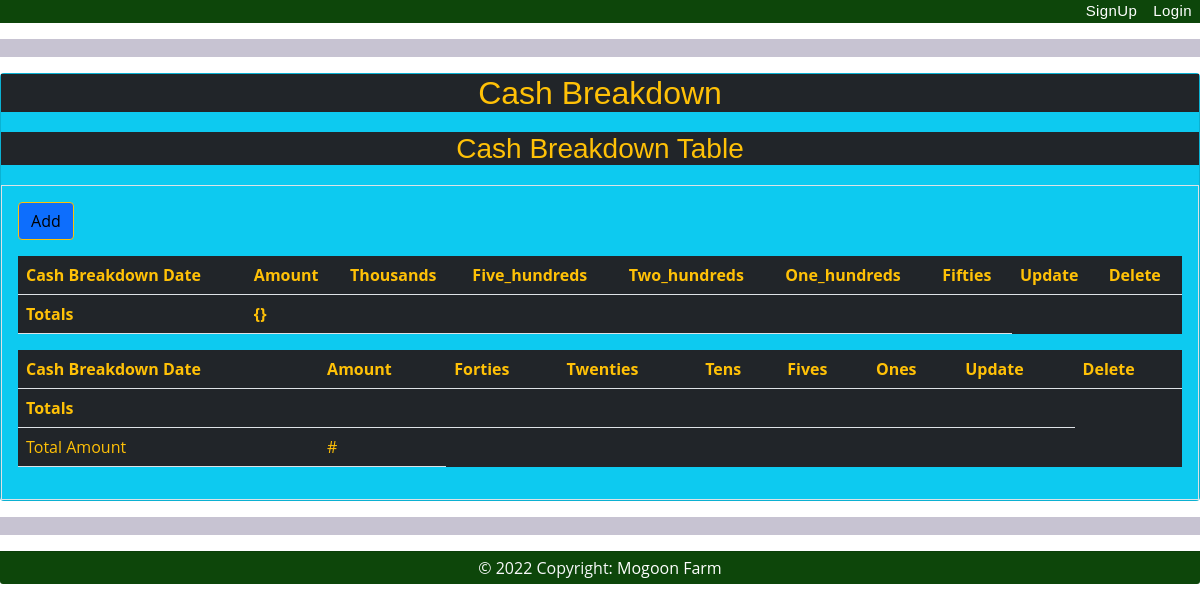
/cashBreakdown_table/, run on an earlier commit of the app's database.
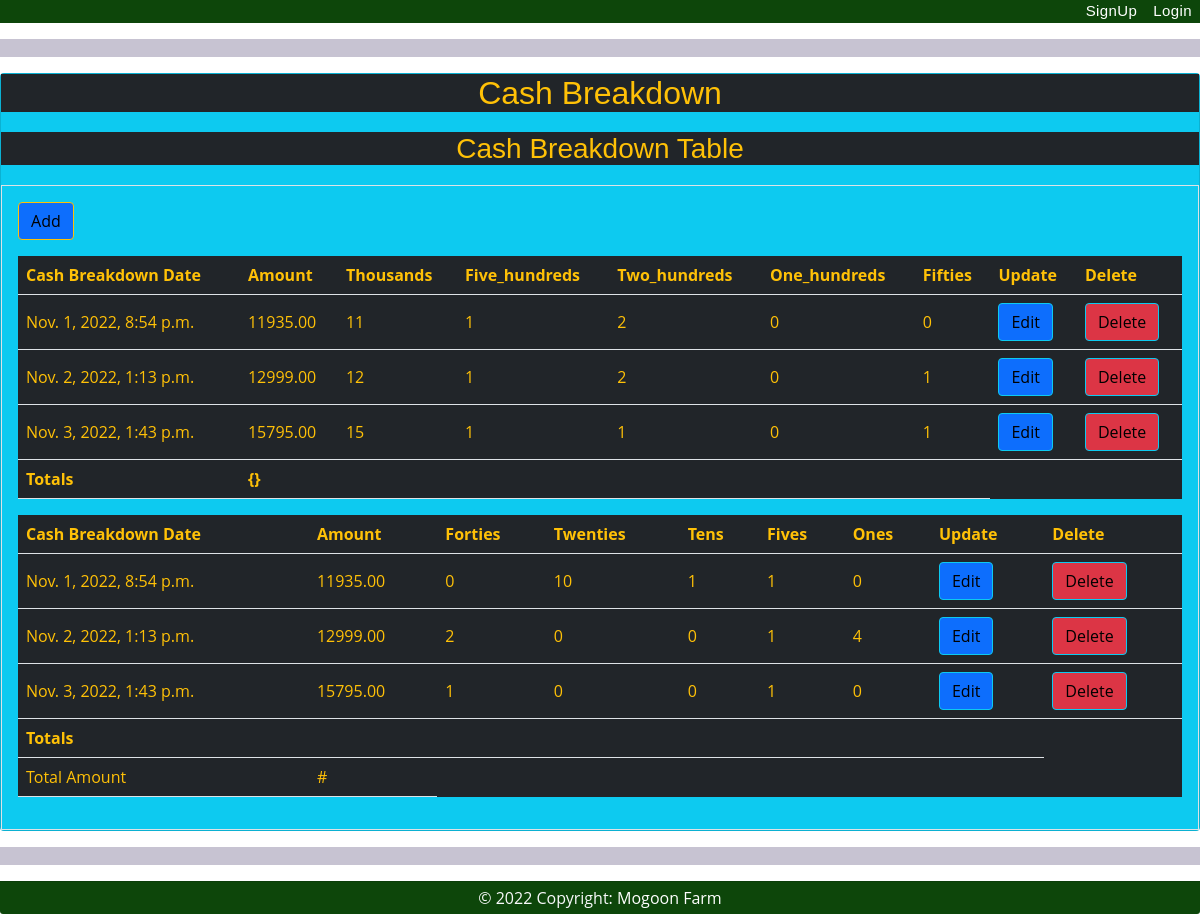
And on a later commit of the database.
### homebook/models.py (models this page shows, shortened)
class CashBreakdown(models.Model):
    cashBreakdown_date = models.DateTimeField(auto_now_add=False)
    amount = models.DecimalField(decimal_places=2, max_digits=8)
    One_thousands = models.IntegerField(choices=list(zip(range(0, 100001), range(0, 100001))))
    Five_hundreds = models.IntegerField(choices=list(zip(range(0, 101), range(0, 101))))
    Two_hundreds = models.IntegerField(choices=list(zip(range(0, 101), range(0, 101))))
    One_hundreds = models.IntegerField(choices=list(zip(range(0, 101), range(0, 101))))
    Fifties = models.IntegerField(choices=list(zip(range(0, 101), range(0, 101))))
    Forties = models.IntegerField(choices=list(zip(range(0, 11), range(0, 11))))
    Twenties = models.IntegerField(choices=list(zip(range(0, 11), range(0, 11))))
    Tens = models.IntegerField(choices=list(zip(range(0, 11), range(0, 11))))
    Fives = models.IntegerField(choices=list(zip(range(0, 11), range(0, 11))))
    Ones = models.IntegerField(choices=list(zip(range(0, 11), range(0, 11))))

### homebook/views.py (the view)
# urls.py: path('cashBreakdown_table/', views.CashBreakdownTable, name='homebook-cashBreakdown'),
@never_cache
def CashBreakdownTable(request):
    note = CashBreakdown.objects.all()
    cashBreakdown_date = models.DateTimeField()
    amount = CashBreakdown.objects.all()
    One_thousands = F(amount) % F(1000)
    Five_hundreds = F(amount) % F(1000) / F(500)
    Two_hundreds = F(amount) % F(1000) % F(500) / F(200)
    One_hundreds = F(amount) % F(1000) % F(500) % F(200) / F(100)
    Fifties = F(amount) % F(1000) % F(500) % F(200) % F(100) / F(50)
    Forties = F(amount) % F(1000) % F(500) % F(200) % F(100) % F(50) / F(40)
    Twenties = F(amount) % F(1000) % F(500) % F(200) % F(100) % F(50) % F(40) / F(20)
    Tens = F(amount) % F(1000) % F(500) % F(200) % F(100) % F(50) % F(40) % F(20) / F(10)
    Fives = F(amount) % F(1000) % F(500) % F(200) % F(100) % F(50) % F(40) % F(20) % F(10) / F(5)
    Ones = F(amount) % F(1000) % F(500) % F(200) % F(100) % F(50) % F(40) % F(20) % F(10) % F(5) / F(1)
    context = {
        "cashBreakdown": note,
        "cashBreakdown_date": cashBreakdown_date,
        "amount": amount,
        "One_thousands": One_thousands,
        "Five_hundreds": Five_hundreds,
        "Two_hundreds": Two_hundreds,
        "One_hundreds": One_hundreds,
        "Fifties": Fifties,
        "Forties": Forties,
        "Twenties": Twenties,
        "Tens": Tens,
        "Fives": Fives,
        "Ones": Ones,
    }
    return render(request, 'homebook/cashBreakdown_table.html', context)

### homebook/templates/homebook/cashBreakdown_table.html (shortened to what this page needs)
{% extends 'homebook/base.html' %}
{% load static %}
{% block body %}
<div class="container-fluid text-right card bg-info card-dark mx-0 px-0 my-0 py-0">
    <h2 class="text-center bg-dark text-warning">Cash Breakdown</h2>
    <h3 class="text-center bg-dark text-warning">Cash Breakdown Table</h3>
    <div class="border p-3">
        <a class="btn btn-warning bg-primary btn-info block-lg" href="{%url 'homebook-cashBreakdown_update' %}">Add</a>
        <table class="table border=1 id=CashBreakdown align-middle text-warning bg-dark">
            <tr>
                <th>Cash Breakdown Date</th>
                <th>Amount</th>
                <th>Thousands</th>
                <th>Five_hundreds</th>
                <th>Two_hundreds</th>
                <th>One_hundreds</th>
                <th>Fifties</th>
                <th>Update</th>
                <th>Delete</th>
            </tr>
            {% for note in cashBreakdown %}
            <tr>
                <td>{{note.cashBreakdown_date}}</td>
                <td>{{note.amount}}</td>
                <td>{{note.One_thousands}}</td>
                <td>{{note.Five_hundreds}}</td>
                <td>{{note.Two_hundreds}}</td>
                <td>{{note.One_hundreds}}</td>
                <td>{{note.Fifties}}</td>
                <td><a class="btn btn-info btn-block bg-primary btn btn-info"
                       href="{% url 'cashBreakdown-update' note.id %}">Edit</a></td>
                <td><a class="btn btn-info btn-block bg-danger btn btn-info"
                       href="{% url 'cashBreakdown-delete' note.id %}">Delete</a></td>
            </tr>
            {% endfor %}
            <tr>
                <th>Totals</th>
                <th>{}</th>
                <th></th>
                <th></th>
                <th></th>
                <th></th>
                <th></th>
            </tr>
        </table>
        <table class="table border=1 id=CashBreakdown align-middle text-warning bg-dark">
            <tr>
                <th>Cash Breakdown Date</th>
                <th>Amount</th>
                <th>Forties</th>
                <th>Twenties</th>
                <th>Tens</th>
                <th>Fives</th>
                <th>Ones</th>
                <th>Update</th>
                <th>Delete</th>
            </tr>
            {% for note in cashBreakdown %}
            <tr>
                <td>{{note.cashBreakdown_date}}</td>
                <td>{{note.amount}}</td>
                <td>{{note.Forties}}</td>
                <td>{{note.Twenties}}</td>
                <td>{{note.Tens}}</td>
                <td>{{note.Fives}}</td>
                <td>{{note.Ones}}</td>
                <td><a class="btn btn-info btn-block bg-primary btn btn-info"
                       href="{% url 'cashBreakdown-update' note.id %}">Edit</a></td>
                <td><a class="btn btn-info btn-block bg-danger btn btn-info"
                       href="{% url 'cashBreakdown-delete' note.id %}">Delete</a></td>
            </tr>
            {% endfor %}
            <tr>
                <th>Totals</th>
                 <th>{{amount.amount}}</th>
                <th></th>
                <th></th>
                <th></th>
                <th></th>
                <th></th>
                <th></th>
            </tr>
                <tr>
                <td>Total Amount</td>
                <td>#{{Total_amt.total}}</td>
            </tr>
        </table>
       </div>
</div>
{% endblock  %}

What changed in the data, as far as the page shows it:
added CashBreakdown: cashBreakdown_date "Nov. 1, 2022, 8:54 p.m.", amount "11935.00", One_thousands "11", Five_hundreds "1", Two_hundreds "2", One_hundreds "0", Fifties "0", Forties "0", Twenties "10", Tens "1", Fives "1", Ones "0"
added CashBreakdown: cashBreakdown_date "Nov. 2, 2022, 1:13 p.m.", amount "12999.00", One_thousands "12", Five_hundreds "1", Two_hundreds "2", One_hundreds "0", Fifties "1", Forties "2", Twenties "0", Tens "0", Fives "1", Ones "4"
added CashBreakdown: cashBreakdown_date "Nov. 3, 2022, 1:43 p.m.", amount "15795.00", One_thousands "15", Five_hundreds "1", Two_hundreds "1", One_hundreds "0", Fifties "1", Forties "1", Twenties "0", Tens "0", Fives "1", Ones "0"
